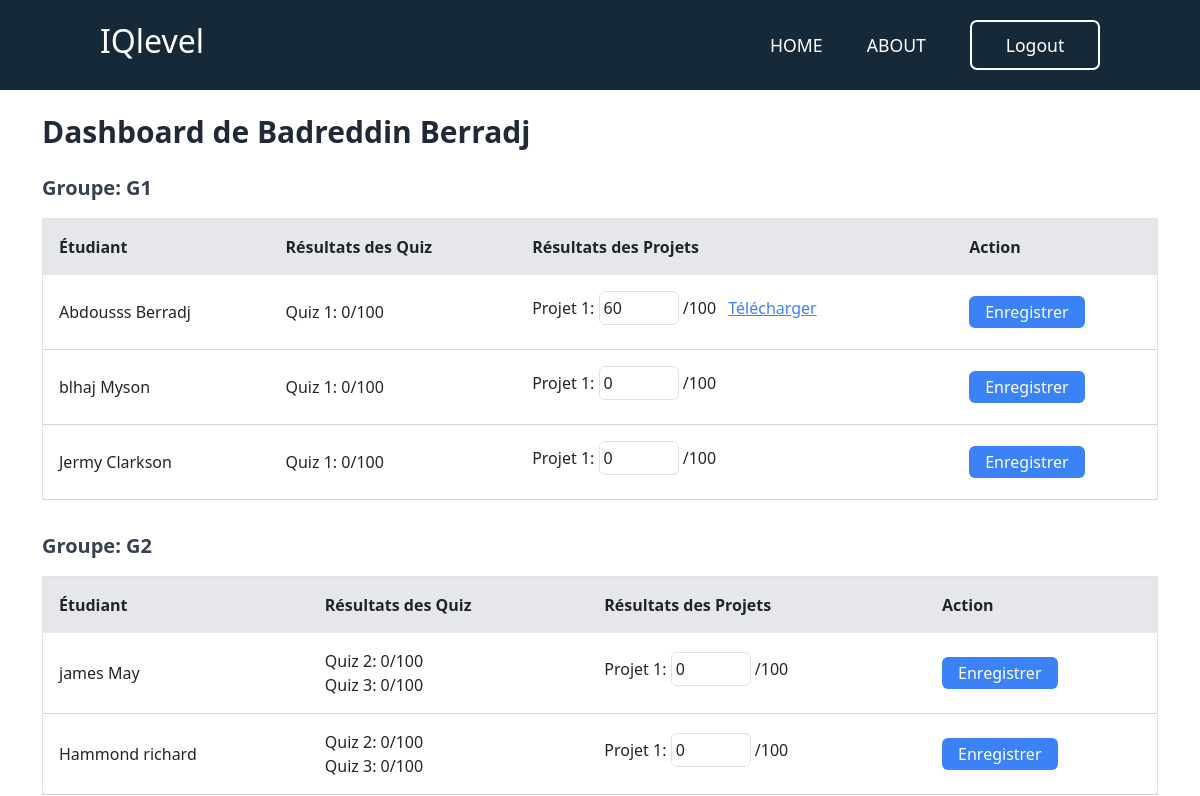
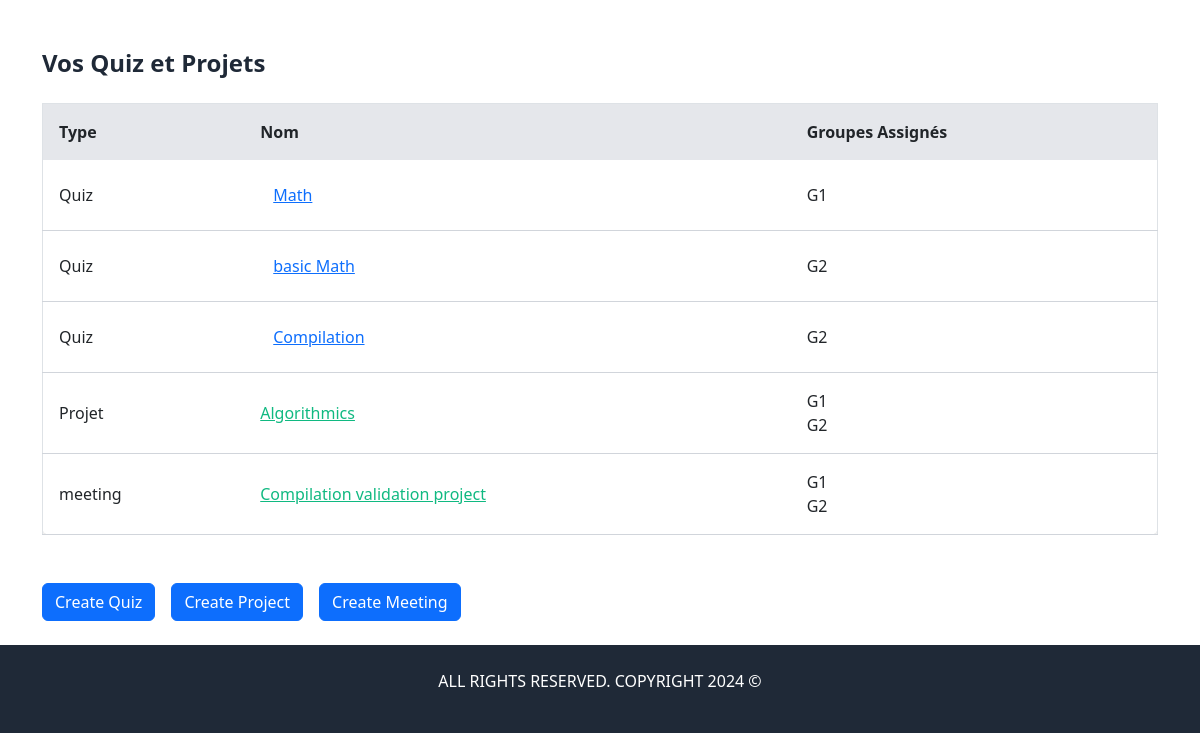
Page /professor/ (signed in) on the earlier database version (2 pictures, top to bottom).
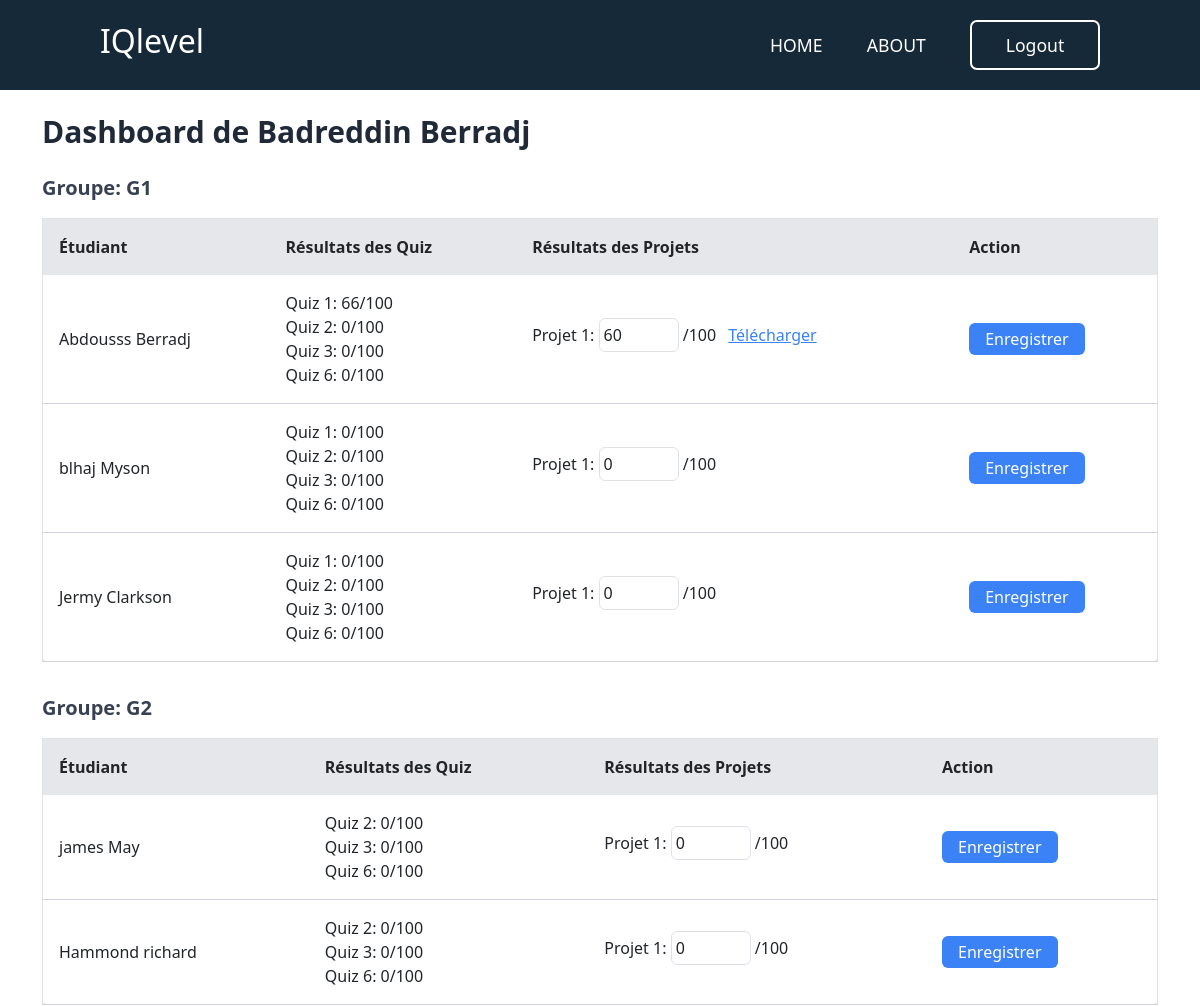
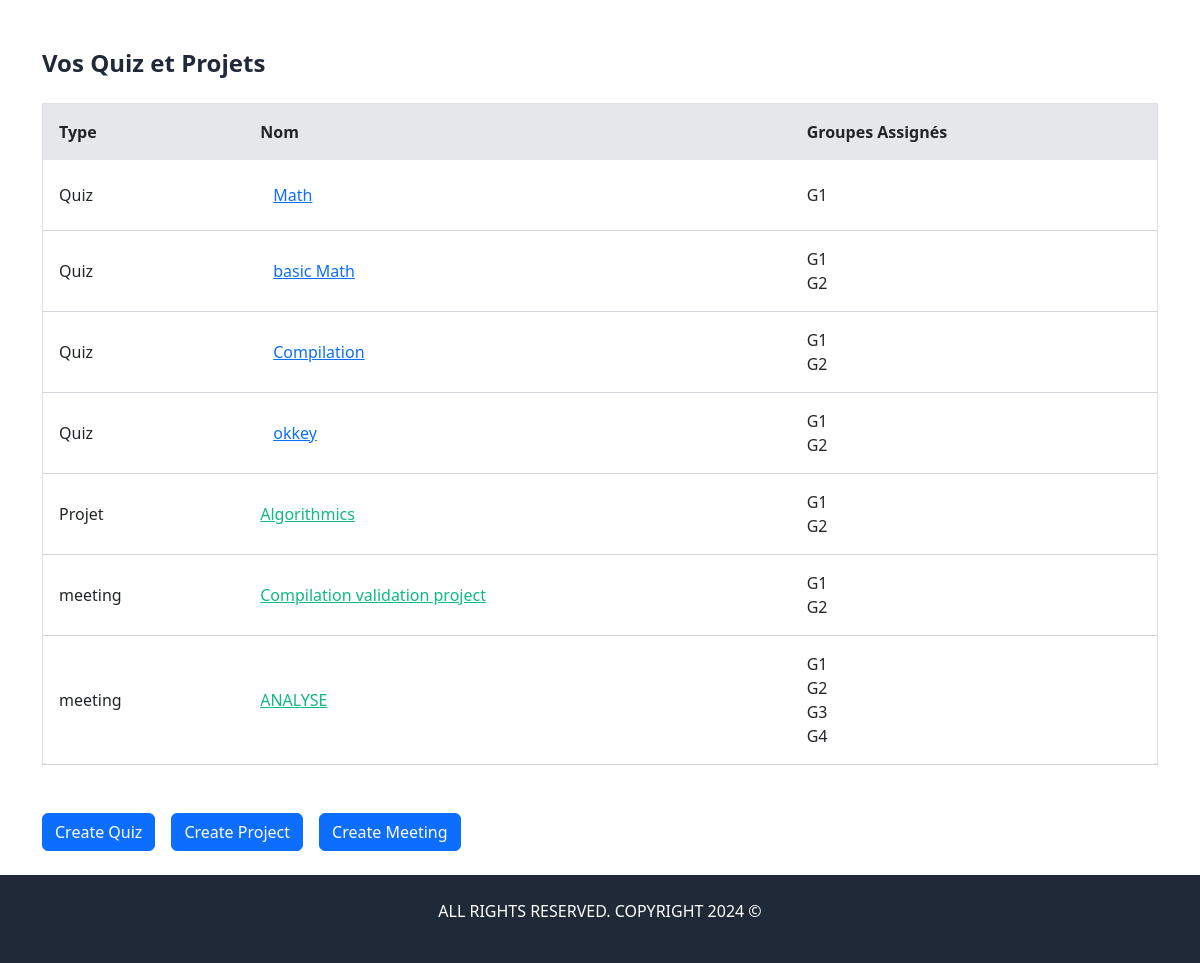
Same page on the later database version (2 pictures, top to bottom).
### documents/models.py (models this page shows, shortened)
class CustomUser(AbstractUser):
    ROLE_CHOICES = (
        ('student', 'student'),
        ('professor', 'professor'),
    )
    id = models.IntegerField(primary_key=True)
    role = models.CharField(max_length=10, choices=ROLE_CHOICES, default='professor')
    is_active = models.BooleanField(default=False)
    @property
    def is_student(self):
        return self.role == 'student'

class Student(models.Model):
    user = models.OneToOneField(CustomUser, on_delete=models.CASCADE)
    group = models.ForeignKey(Group, on_delete=models.SET_NULL, null=True, related_name="students")

### groupe/models.py (models this page shows, shortened)
class Group(models.Model):
    name = models.CharField(max_length=100)
    academic_level = models.CharField(
        max_length=50,
        choices=[
            ("1st Year", "1st Year"),
            ("2nd Year", "2nd Year"),
            ("3rd Year", "3rd Year"),
            ("Master 1", "Master 1"),
            ("Master 2", "Master 2"),
        ],
        default="1st Year"
    )
    academic_session = models.ForeignKey(AcademicSession, on_delete=models.CASCADE)

### quizes/models.py (models this page shows, shortened)
class Quiz(models.Model):
    name = models.CharField(max_length=120)
    topic = models.CharField(max_length=120)
    number_of_questions = models.IntegerField()
    time = models.IntegerField(help_text="duration of quiz in Minutes")
    difficulty = models.CharField(max_length=6, choices=DIFF_CHOICES)
    required_score = models.IntegerField(help_text="required score to pass the quiz")
    created_by = models.ForeignKey(Professor, on_delete=models.CASCADE)
    start_time = models.DateTimeField()  # Students can access from this time
    end_time = models.DateTimeField()  # Access closes after this time
    groups = models.ManyToManyField(Group)  # Assign quiz to multiple groups
    created_at = models.DateTimeField(auto_now_add=True)
    class Meta:
        verbose_name_plural = "Quizes"

### projetTask/models.py (models this page shows, shortened)
class ProjectSubmissionTask(models.Model):
    title = models.CharField(max_length=200)
    description = models.TextField()
    created_by = models.ForeignKey(Professor, on_delete=models.CASCADE)
    groups = models.ManyToManyField(Group)
    start_time = models.DateTimeField()
    end_time = models.DateTimeField()

### meetings/models.py (models this page shows, shortened)
class meeting(models.Model):
    title = models.CharField(max_length=200)
    description = models.TextField()
    link = models.URLField(help_text="recommand using Google meet")
    created_by = models.ForeignKey(Professor, on_delete=models.CASCADE)
    groups = models.ManyToManyField(Group)
    start_time = models.DateTimeField()
    end_time = models.DateTimeField()

### documents/views.py (the view)
# urls.py: path('professor/', views.professor_dashboard, name='professor'),
@login_required
def professor_dashboard(request):
    if request.user.is_student:
        messages.error(request, "You are not authorized to edit this quiz.")
        return redirect('index')
    professor = Professor.objects.get(user=request.user)
    groups = professor.groups.all()
    professor_quizzes = Quiz.objects.filter(created_by=professor)
    professor_projects = ProjectSubmissionTask.objects.filter(created_by=professor)
    professor_meeting = meeting.objects.filter(created_by=professor)
    group_data = []
    for group in groups:
        students = Student.objects.filter(group=group)
        student_data = []
        for student in students:
            quizzes = Quiz.objects.filter(groups=group)
            quiz_scores = {quiz.id: 0 for quiz in quizzes}
            for quiz in quizzes:
                result = Result.objects.filter(student=student, quiz=quiz).first()
                if result:
                    quiz_scores[quiz.id] = result.score
            projects = ProjectSubmissionTask.objects.filter(groups=group)
            project_scores = {}
            for project in projects:
                submission = ProjectSubmission.objects.filter(student=student, task=project).first()
                if submission:
                    score = submission.grade if submission.grade is not None else 0
                    project_scores[project.id] = {
                    "score": score,
                    "file": submission.file.url if submission.file else None  # Include project file URL
                    }
                else:
                    project_scores[project.id] = {"score": 0, "file": None}  # No submission, default 0%
            student_data.append({
            "student": student,
            "quiz_scores": quiz_scores,
            "project_scores": project_scores,
            })
        group_data.append({"group": group, "students": student_data})
    context = {
        "group_data": group_data,
        "professor_quizzes": professor_quizzes,
        "professor_projects": professor_projects,
        "professor_meetings": professor_meeting,
    }
    return render(request, "pages/professor_dashboard.html", context)

### theme/templates/pages/professor_dashboard.html (shortened to what this page needs)
{% extends 'base.html' %}
{% load static %}
{% block scripts %}
<link href="https://cdn.jsdelivr.net/npm/bootstrap@5.2.3/dist/css/bootstrap.min.css" rel="stylesheet">
{% endblock scripts %}
{% block content %}
<div class="container mx-auto p-6">
    <h1 class="text-3xl font-bold text-gray-800 mb-6">Dashboard de {{ request.user.first_name }} {{ request.user.last_name }}</h1>
    {% for group in group_data %}
    <div class="mb-8">
        <h2 class="text-xl font-semibold text-gray-700 mb-3">Groupe: {{ group.group.name }}</h2>
        <div class="overflow-x-auto">
            <table class="w-full table-auto border border-gray-300 rounded-lg shadow-md">
                <thead class="bg-gray-200">
                    <tr>
                        <th class="p-3 text-left">Étudiant</th>
                        <th class="p-3 text-left">Résultats des Quiz</th>
                        <th class="p-3 text-left">Résultats des Projets</th>
                        <th class="p-3 text-left">Action</th>
                    </tr>
                </thead>
                <tbody>
                    {% for student in group.students %}
                    <tr class="border-b border-gray-300">
                        <td class="p-3">{{ student.student.user.first_name }} {{ student.student.user.last_name }}</td>
                        <td class="p-3">
                            {% if student.quiz_scores %}
                                {% for quiz_id, score in student.quiz_scores.items %}
                                    <span class="block">Quiz {{ quiz_id }}: {{ score }}/100</span>
                                {% endfor %}
                            {% else %}
                                <span class="text-gray-500">Aucun quiz soumis</span>
                            {% endif %}
                        </td>
                        <td class="p-3">
                            {% if student.project_scores %}
                                {% for project_id, project in student.project_scores.items %}
                                    <div class="mb-2">
                                        <span>Projet {{ project_id }}:</span>
                                        <input type="number" class="grade-input w-20 p-1 border rounded-md"
                                               data-student-id="{{ student.student.id }}"
                                               data-project-id="{{ project_id }}"
                                               value="{{ project.score }}" min="0" max="100">
                                        /100
                                        {% if project.file %}
                                            <a href="{{ project.file }}" target="_blank"
                                               class="text-blue-500 underline ml-2">Télécharger</a>
                                        {% endif %}
                                    </div>
                                {% endfor %}
                            {% else %}
                                <span class="text-gray-500">Aucun projet évalué</span>
                            {% endif %}
                        </td>
                        <td class="p-3">
                            <button class="save-btn bg-blue-500 text-white px-3 py-1 rounded-md"
                                    data-student-id="{{ student.student.id }}">
                                Enregistrer
                            </button>
                        </td>
                    </tr>
                    {% endfor %}
                </tbody>
            </table>
        </div>
    </div>
    {% endfor %}
<div class="mt-12">
    <h2 class="text-2xl font-bold text-gray-800 mb-4">Vos Quiz et Projets</h2>
    <div class="overflow-x-auto">
        <table class="w-full table-auto border border-gray-300 rounded-lg shadow-md">
            <thead class="bg-gray-200">
                <tr>
                    <th class="p-3 text-left">Type</th>
                    <th class="p-3 text-left">Nom</th>
                    <th class="p-3 text-left">Groupes Assignés</th>
                </tr>
            </thead>
            <tbody>
                {% for quiz in professor_quizzes %}
                <tr class="border-b border-gray-300">
                    <td class="p-3">Quiz</td>
                    <td class="p-3">
                        <a href="#" class="btn btn-link modal-button"
                            data-pk="{{ quiz.pk }}"
                            data-quiz="{{ quiz.name }}"
                            data-questions="{{ quiz.number_of_questions }}"
                            data-time="{{ quiz.time }}"
                            data-difficulty="{{ quiz.difficulty }}"
                            data-pass="{{ quiz.required_score }}"
                            data-bs-toggle="modal"
                            data-bs-target="#detailsModal">
                            {{ quiz.name }}
                        </a>
                    </td>
                    <td class="p-3">
                        {% for group in quiz.groups.all %}
                            <span class="block">{{ group.name }}</span>
                        {% endfor %}
                    </td>
                </tr>
                {% endfor %}
                {% for project in professor_projects %}
                <tr class="border-b border-gray-300">
                    <td class="p-3">Projet</td>
                    <td class="p-3">
                        <a href="#" class="project-link text-green-500 underline"
                            data-pk="{{ project.pk }}"
                            data-title="{{ project.title }}"
                            data-description="{{ project.description }}"
                            data-bs-toggle="modal"
                            data-bs-target="#detailsModal">
                            {{ project.title }}
                        </a>
                    </td>
                    <td class="p-3">
                        {% for group in project.groups.all %}
                            <span class="block">{{ group.name }}</span>
                        {% endfor %}
                    </td>
                </tr>
                {% endfor %}
                {% for meet in professor_meetings %}
                <tr class="border-b border-gray-300">
                    <td class="p-3">meeting</td>
                    <td class="p-3">
                        <a href="#" class="meeting-link text-green-500 underline"
                            data-pk="{{ meet.pk }}"
                            data-title="{{ meet.title }}"
                            data-link="{{ meet.link }}"
                            data-description="{{ meet.description }}"
                            data-bs-toggle="modal"
                            data-bs-target="#detailsModal">
                            {{ meet.title }}
                        </a>
                    </td>
                    <td class="p-3">
                        {% for group in meet.groups.all %}
                            <span class="block">{{ group.name }}</span>
                        {% endfor %}
                    </td>
                </tr>
                {% endfor %}
            </tbody>
        </table>
    </div>
</div>
</div>
<div class="container mx-auto p-6 d-flex justify-content-start gap-3">
    {% if request.user.role == "professor" %}
        <a href="{% url 'create_quiz' %}" class="btn btn-primary">Create Quiz</a>
        <a href="{% url 'create_project' %}" class="btn btn-primary">Create Project</a>
        <a href="{% url 'create_meeting'%}" class="btn btn-primary">Create Meeting</a>
    {% endif %}
</div>
{% endblock %}

### theme/templates/base.html (shortened to what this page needs)
{% load tailwind_tags %}
{% load static %}
<!DOCTYPE html>
<html lang="en">
<head>
    <link href="https://cdn.jsdelivr.net/npm/tailwindcss@2.2.19/dist/tailwind.min.css" rel="stylesheet">
    <link rel="stylesheet" href="{% static 'src/styles.css' %}">
<link rel="stylesheet" href="https://cdnjs.cloudflare.com/ajax/libs/font-awesome/6.4.2/css/all.min.css">
    <link rel="stylesheet" href="https://cdn.jsdelivr.net/npm/swiper@11/swiper-bundle.min.css" />
    {% block scripts %}{% endblock scripts %}
</head>
<body>
    {% block header %}
    {% include "parts/navbar.html" %}
    {% endblock header %}
    <main>
        {% block content %}{% endblock %}
    </main>
    {% include "parts/footer.html" %}
</body>
</html>

### theme/templates/parts/navbar.html (shortened to what this page needs)
{% load static %}
<header>
    <h2 class="LOGO">IQlevel</h2>
    <nav class="navigation">
        <a href="{% url 'index' %}">HOME</a>
        <a href="{% url 'about' %}">ABOUT</a>
        {% if request.user.is_authenticated %}
        <button onclick="window.location.href='{% url 'logoutView' %}'" class="btnlogin">Logout</button>
        {% else %}
        <button onclick="window.location.href='{% url 'loginPage' %}'" class="btnlogin">Login</button>
        {% endif %}
    </nav>
</header>

### theme/templates/parts/footer.html
<footer class="bg-gray-800 text-white p-4 text-center ">
<p>ALL RIGHTS RESERVED. COPYRIGHT 2024 &copy;</p>
</footer>

### theme/templates/parts/navbar.html (style rules this page uses)
header { top: 0; left: 0; width: 100%; padding: 20px 100px ; display: flex; justify-content: space-between; align-items: center; z-index: 99; background-color: #162938; }
.navigation a { text-decoration: none; position: relative; margin-left: 40px; color: #FFFF; font-size: 1.1em; font-weight: 500; }
.navigation a::after { content: ''; position: absolute; width: 100%; left: 0; bottom: -7px; height: 3px; border-radius: 5px; background: #ffffff; transform: scale(0); transition: transform .5s; transform-origin: right; }
.LOGO { font-size: 2em; color: #FFFF; user-select: none; }
.navigation .btnlogin { height:50px ; width:130px ; margin-left: 40px; border: 2px solid #FFFF; background: transparent; color: #FFFF; cursor: pointer; font-size: 1.1em; font-weight: 500; border-radius: 7px; transition: 0.5s ; }

Differences in the rows shown:
computed for Group (number 1 of 4 on the later page): gains Student (student.user.first_name "Abdousss", student.user.last_name "Berradj", quiz_scores "1" "2" "3" "6", quiz_scores "66" "0" "0" "0", project_scores "1", score "60"); gains Student (student.user.first_name "blhaj", student.user.last_name "Myson", quiz_scores "1" "2" "3" "6", quiz_scores "0" "0" "0" "0", project_scores "1", score "0"); gains Student (student.user.first_name "Jermy", student.user.last_name "Clarkson", quiz_scores "1" "2" "3" "6", quiz_scores "0" "0" "0" "0", project_scores "1", score "0"); loses Student (student.user.first_name "Abdousss", student.user.last_name "Berradj", quiz_scores "1", quiz_scores "0", project_scores "1", score "60")
computed for Group (number 2 of 4 on the later page): gains Student (student.user.first_name "james", student.user.last_name "May", quiz_scores "2" "3" "6", quiz_scores "0" "0" "0", project_scores "1", score "0"); gains Student (student.user.first_name "Hammond", student.user.last_name "richard", quiz_scores "2" "3" "6", quiz_scores "0" "0" "0", project_scores "1", score "0")
changed Quiz "basic Math": gains Group (group.name "G1", name "G1")
changed Quiz "Compilation": gains Group (group.name "G1", name "G1")
added Quiz: name "okkey", Group (name "G1"), Group (name "G2")
added meeting: title "ANALYSE", Group (name "G1"), Group (name "G2")
now on this page (row unchanged): Group: name "G3", shown under "ANALYSE"
now on this page (row unchanged): Group: name "G4", shown under "ANALYSE"
